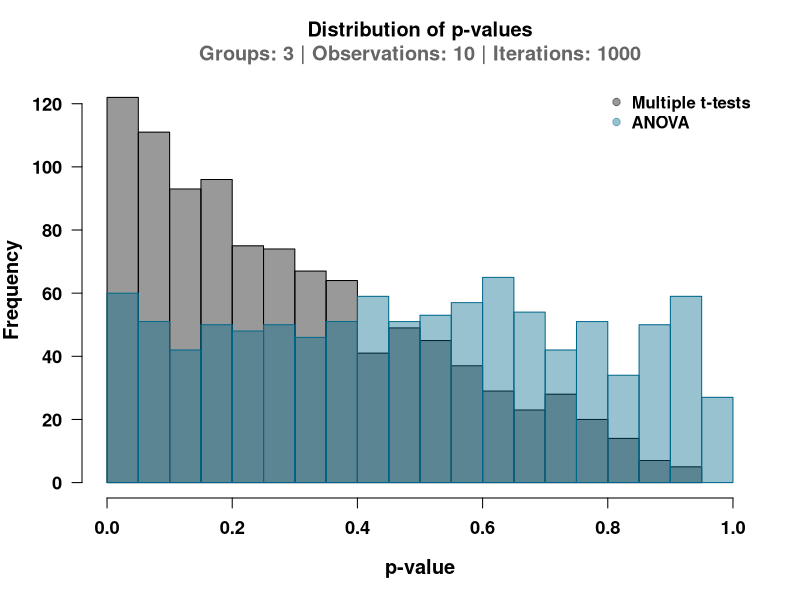
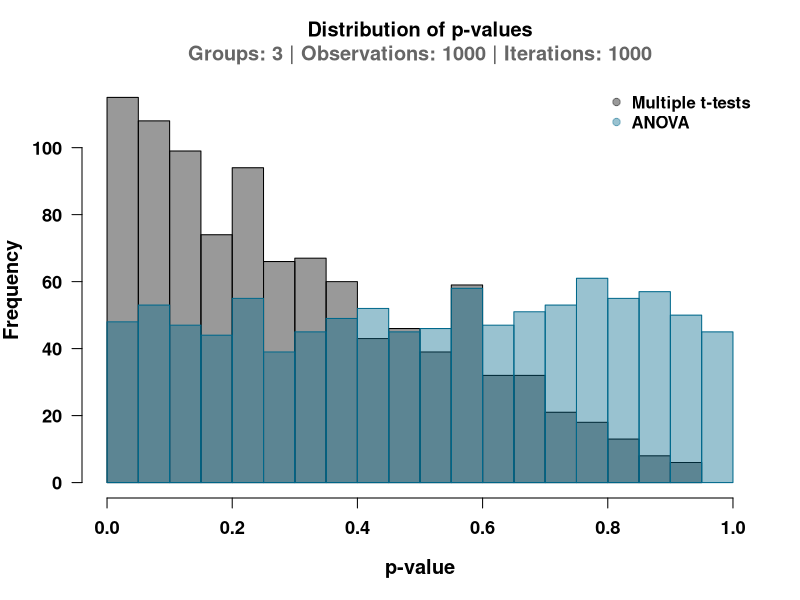

Here is the R script that generated these plots, in order: (Note: this script raises an error after producing the figures.)
######################################################################################################
# Display distribution of p-values from multiple t-tests vs. ANOVA
# Author: Matt Grobis
#
# - Purpose: demonstrate flaws in multiple t-test comparisons
# - Requirements: 'scales' package
#
######################################################################################################
# Prerequisite: install 'scales' package if necessary
install.packages('scales')

#####################################################################################################
# The function
# - Summary:
#   o For each of n_groups, draw n_obs from a population that is normally distributed
#      x Because these groups are all drawn from the same distribution, they should not be
#        significantly different (i.e. p > 0.05)
#   o Perform all possible pairwise t-tests and record the lowest p-value
#   o Perform an ANOVA on all groups and record the p-value
#   o Do this n_iter times to form a distribution

false_pos <- function(n_groups = 3, n_obs = 10, n_iter = 1000, p.val = 0.05, figure = T, 
                     verbose = T, pretty = T){
   
   # Create empty variables to store data
   t_test_p_vals <- c()
   anova_p_vals <- c()
   groups <- list()
   
   # Run through the iterations
   for(i in 1:n_iter){
      
      # Create the samples
      for(j in 1:n_groups){
         
         groups[[j]] <- rnorm(n_obs)  # Default mean = 0, SD = 1
         
      }
      
      # Generate all pairwise comparisons
      combinations <- combn(n_groups, 2)
      
      # Run the comparisons
      p_vals <- c()
      
      for(k in 1:ncol(combinations)){
         p_vals[k] <- t.test(groups[[combinations[1, k]]],
                             groups[[combinations[2, k]]])$p.value
         
      }
      
      # Save the lowest p-value 
      t_test_p_vals[i] <- min(p_vals)
      
      # Convert list to data frame for ANOVA
      pops_df <- data.frame("values" = unlist(groups),  
                            "group" = sort(rep(1:n_groups, n_obs)))
      
      # Run the ANOVA and save p-value
      anova_p_vals[i] <- summary(aov(values ~ group, data = pops_df))[[1]][["Pr(>F)"]][1]
      
      # Print % completion every 10 iterations
      if(verbose == T){
         if(i %%10 == 0){
            cat(round(i / n_iter * 100, 2), "% complete \n")
         }
      }
   }
   
   # If figure = T, display it
   if(figure == T){
      
      # Ensure 'scales' library is installed
      try(library(scales), outFile = print("Please install 'scales' library first"))
      
      par(mfrow = c(1,1))
      hist(t_test_p_vals, main = "Distribution of p-values\n", xlab = "p-value", font.lab = 2, 
           font.axis = 2, las = 1, breaks = 25, col = alpha("black", 0.4), xlim = c(0,1), 
           cex.lab = 1.2, cex.axis = 1.1)
      hist(anova_p_vals, main = "ANOVA", add = T, border = "deepskyblue4", breaks = 25,
           col = alpha("deepskyblue4", 0.4))
      title(paste0("\nGroups: ", n_groups, " | Observations: ", n_obs, " | Iterations: ", n_iter),
            col.main = "gray40")
      par(font = 2)
      legend("topright", bty = 'n', pch = 19, c("Multiple t-tests", "ANOVA"),
             col = c(alpha("black", 0.4), alpha("deepskyblue4", 0.4)))
      
   }
   
   # Save summary stats of t-tests vs. ANOVAs otherwise
   if(pretty == T){
      
      # Display probability of false positives
      cat("\n")
      cat("% iterations below p =", p.val, "\nt-tests:", 
          round(sum(t_test_p_vals < p.val) / n_iter, 3) * 100, "| ANOVA:",
          round(sum(anova_p_vals < p.val) / n_iter, 3) * 100)
      cat("\n\n")
   }
   
   if(pretty == F){
      df <- data.frame("t-tests" = sum(t_test_p_vals < p.val) / n_iter,
                       "ANOVA" = sum(anova_p_vals < p.val) / n_iter)
      
      dists <- data.frame("stat" = names(summary(t_test_p_vals)),
                          "t-test" = as.vector(summary(t_test_p_vals)),
                          "ANOVA" = as.vector(summary(anova_p_vals)))
      
      L <- list(df, dists)
      names(L) <- c(paste0("Prop_iter_p<", p.val), "Full")
      
      cat("\n")
      return(L)
      
   }
   
}

######################################################################################################
# Demo

# Defaults
false_pos()

# 100x n_obs: negligible decrease in false positive rate
false_pos(n_obs = 1000)

# 3x n_pop: ~3x increase in false positive rate
false_pos(n_pop = 6, n_obs = 10)

# Competing effects: n_pop wins
false_pos(n_pop = 6, n_obs = 1000)

####################################################################################################
# Parameter scan

# Set values of interest for n_obs and n_groups
range_n_obs <- c(2, 5, 50, 100, 250, 500, 1000, 2500, 5000)
range_n_groups <- 3:10

# Create empty matrices to store t-test and ANOVA p-values
t_test_vals <- anova_vals <- matrix(NA, nrow = length(range_n_groups), ncol = length(range_n_obs))

# Label the rows and columns
rownames(t_test_vals) <- rownames(anova_vals) <- range_n_groups
colnames(t_test_vals) <- colnames(anova_vals) <- range_n_obs

#-------------------------------------------------------------------------------------------
# For each number of groups
for(i in 1:length(range_n_groups)){
   
   # For each number of observations
   for(j in 1:length(range_n_obs)){
      
      # Print the values we're running
      cat("Processing: N groups =", range_n_groups[i], "| N observations =", range_n_obs[j])
      
      # Run the comparison
      values <- false_pos(n_groups = range_n_groups[i], n_obs = range_n_obs[j], p.val = 0.05,
                          verbose = F, figure = F, pretty = F)[['Prop_iter_p<0.05']]
      
      # Save the values
      t_test_vals[i, j] <- values$t.tests
      anova_vals[i, j] <- values$ANOVA
      
   }
   
}

##################################################################################################
# Plot parameter scan output
library(lattice)
library(RColorBrewer)
library(gridExtra)

# Set up color gradient with 10000 values between 0.0 and 0.7
# - Set bias in colorRampPalette so green values are below 0.05
breaks <- seq(0, 0.7, by=0.0001)
cols <- colorRampPalette(c("forestgreen", "yellow", "orange", 
                           "red", "brown", "black"), bias = 1.4)(length(breaks)-1)

# Save plots as variables
p1 <- levelplot(t_test_vals, at = breaks, col.regions = cols, xlab = " ", ylab = " ",
                main = "t-tests")

p2 <- levelplot(anova_vals, at=breaks, col.regions=cols, xlab = " ", ylab = " ",
                main = "ANOVA")

# Plot side-by-side comparison
grid.arrange(p1, p2, ncol = 2, 
             top = textGrob("Probability of false positive", 
                            gp = gpar(fontsize = 28, font = 2)),
             bottom = textGrob("Number of groups\n",
                               gp = gpar(fontsize = 16, font = 2)),
             left = textGrob("\nSample size",
                             gp = gpar(fontsize = 16, font = 2), rot = 90))

#----------------------------------------------------------------------------------------------
# ANOVA plots
par(mfrow=c(1,2))

# Density
plot(density(anova_vals), xlab = "False positive rate", font.axis = 2, font.lab = 2, cex.lab = 1.3,
     main = "Distribution of ANOVA\n false positive rates", col = "forestgreen", lwd = 3, cex.main = 1.4)
abline(v = 0.05, lty = 2, lwd = 2)

# Number of groups versus p-value
plot(NA, xlim = range(range_n_groups), ylim = c(0.045, 0.055), xlab = "Number of groups",
     ylab = "Mean false positive rate", main = "Number of groups vs.\n mean ANOVA false positive rate", 
     cex.main = 1.4, cex.lab = 1.3, font.lab = 2, font.axis = 2)
abline(h = 0.05, lty = 2, lwd = 2)
points(range_n_groups, apply(anova_vals, 1, mean), cex = 2.5, pch = 19, col = "forestgreen")
points(range_n_groups, apply(anova_vals, 1, mean), cex = 2.5)
